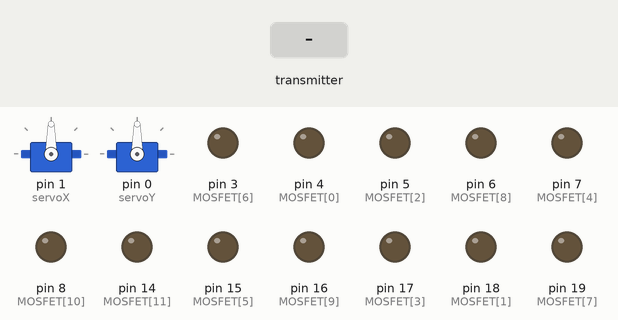
Simulated run of this sketch. Board: Arduino Uno, built with avr-gcc and run on an emulated ATmega328P. Shown: 2 × servo, output pins drawn as LEDs (lit = HIGH). The test bench sets the inputs (shaded band). No radio packets arrive unless stated.

Above: at 1.2 s.
1.3 s: the transmitter starts sending in_data.0 = 0
At 4.1 s:
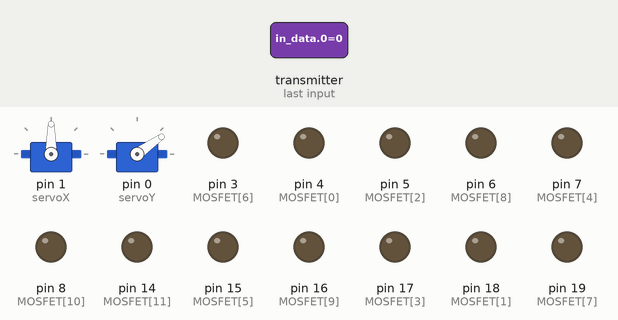
4.3 s: the transmitter starts sending in_data.0 = 512
At 5.5 s:
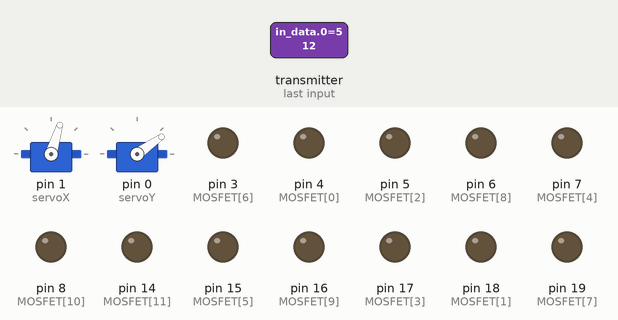
5.8 s: the transmitter starts sending in_data.0 = 1023
At 6.9 s:
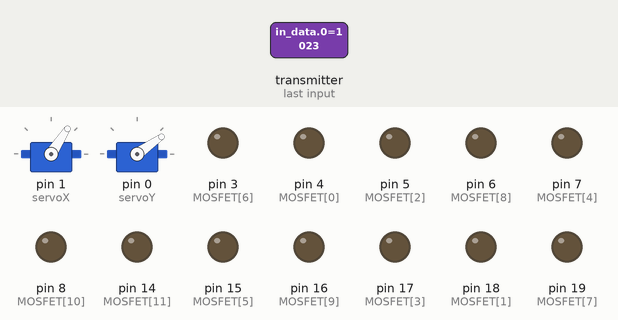
Timing chart, 0 to 8.8 s (numbered marks = the images above; inputs shaded):
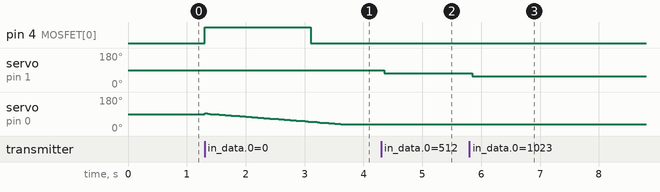

The sketch:

pyroRX.ino
```cpp
/*   Данный скетч делает следующее: передатчик (TX) отправляет массив
     данных, который генерируется согласно показаниям с кнопки и с
     двух потенциомтеров. Приёмник (RX) получает массив, и записывает
     данные на реле, сервомашинку и генерирует ШИМ сигнал на транзистор.
    by AlexGyver 2016
*/

#include <SPI.h>
#include "nRF24L01.h"
#include "RF24.h"
#include <Servo.h>

Servo servoX, servoY;

byte MOSFET[12] = {4, 18, 5, 17, 7, 15, 3, 19, 6, 16, 8, 14}; //массив пинов, к которым подключены мосфеты
boolean FLAGS[12]; // массив, хранящий время для таймера каждого мосфета? по умолчанию {0,0,0,0,0,0,0,0}
unsigned long TIMES[12]; // массив, хранящий состояния мосфетов

int fuse_time = 1800;  // время в миллисекундах, которое ток будет подаваться  на спираль
byte fuse_number;
boolean launch, launch_flag;
int in_data[3] = {0, 512, 512};
byte pipeNo;

RF24 radio(9, 10); // "создать" модуль на пинах 9 и 10 Для Уно

byte address[][6] = {"1Node", "2Node", "3Node", "4Node", "5Node", "6Node"}; //возможные номера труб

int posX0 = 1470;      // начальное положение серво по оси Х (серво постоянного вращения, покоится на месте)
int posY = 1500;      // начальное положение серво по оси Х (серво постоянного вращения, покоится на месте)
int posX;
int errorX, errorY;    //  переменные для расчёта ошибки
unsigned long last;

void setup() {
  //Serial.begin(9600); //открываем порт для связи с ПК

  servoX.attach(1);
  servoY.attach(0);

  // настраиваем пины мосфетов как выходы по массиву
  for (int i = 0; i <= 11; i++) {
    pinMode(MOSFET[i], OUTPUT);
  }

  radio.begin(); //активировать модуль
  radio.setAutoAck(1);         //режим подтверждения приёма, 1 вкл 0 выкл
  radio.setRetries(0, 15);    //(время между попыткой достучаться, число попыток)
  radio.enableAckPayload();    //разрешить отсылку данных в ответ на входящий сигнал
  radio.setPayloadSize(6);     //размер пакета, в байтах

  radio.openReadingPipe(1, address[0]);     //хотим слушать трубу 0
  radio.setChannel(0x60);  //выбираем канал (в котором нет шумов!)

  radio.setPALevel (RF24_PA_MAX); //уровень мощности передатчика. На выбор RF24_PA_MIN, RF24_PA_LOW, RF24_PA_HIGH, RF24_PA_MAX
  radio.setDataRate (RF24_1MBPS); //скорость обмена. На выбор RF24_2MBPS, RF24_1MBPS, RF24_250KBPS
  //должна быть одинакова на приёмнике и передатчике!
  //при самой низкой скорости имеем самую высокую чувствительность и дальность!!

  radio.powerUp(); //начать работу
  radio.startListening();  //начинаем слушать эфир, мы приёмный модуль
}

void loop() {

  if (millis() - last > 3) {
    posX = posX0 - errorX / 3; // управляем скоростью вращения сервы по Х
    posY = posY - errorY / 300; // управляем скоростью вращения сервы по Y

    posX = constrain(posX, 900, 2000);         // ограничиваем текущее положение серв, чтобы не выходило за пределы вращения
    posY = constrain(posY, 900, 2000);

    last = millis();
  }

  while ( radio.available(&pipeNo)) {             // слушаем эфир со всех труб
    radio.read( &in_data, sizeof(in_data) );      // читаем входящий сигнал

    errorX = in_data[0];         // расчёт ошибки, как начальное положение ручки - текущее
    errorY = in_data[1];         // расчёт ошибки, как начальное положение ручки - текущее

    servoX.writeMicroseconds(posX);
    servoY.writeMicroseconds(posY);

    launch = in_data[2];

    if (launch == 1 && launch_flag == 0) {
      launch_flag = 1;

      if (FLAGS[fuse_number] == 0) {
        FLAGS[fuse_number] = 1;                           // поднять флаг для мосфета, по входящему сигналу
        TIMES[fuse_number] = millis();                    // запомнить время прихода сигнала
        digitalWrite(MOSFET[fuse_number], HIGH);          // подать питание на мосфет (на запал)
        //Serial.print("Fuse #"); Serial.print(fuse_number); Serial.println(" ON");
      }
      fuse_number++;
      if (fuse_number > 11) fuse_number = 0;
    }
    if (launch == 0 && launch_flag == 1) {
      launch_flag = 0;
    }

  }

  for (int i = 0; i <= 11; i++) {                                   // пройтись по всем 10ти мосфетам
    if (millis() - TIMES[i] > fuse_time && FLAGS[i] == 1) {         // если время с момента открытия мосфета > заданного
      digitalWrite(MOSFET[i], LOW);                                 // закрыть мосфет, погасить запал
      FLAGS[i] = 0;
      //Serial.print("Fuse #"); Serial.print(i); Serial.println(" OFF");
    }
  }
}
```

Measured:
- after the input at 1.3 s, pin 4 (MOSFET[0]): LOW → HIGH at once, → LOW 1.8 s later
- after the input at 4.3 s, servo on pin 1 (servoX): 90° → 73° after 0.05 s
- after the input at 5.8 s, servo on pin 1 (servoX): 73° → 57° after 0.05 s
